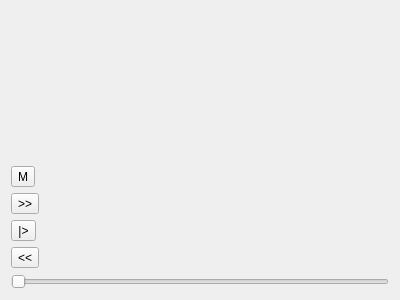
<?xml version="1.0" encoding="UTF-8"?>
<ui version="4.0">
 <class>PlayerWidget</class>
 <widget class="QWidget" name="PlayerWidget">
  <property name="geometry">
   <rect>
    <x>0</x>
    <y>0</y>
    <width>400</width>
    <height>300</height>
   </rect>
  </property>
  <property name="windowTitle">
   <string>Form</string>
  </property>
  <layout class="QVBoxLayout" name="verticalLayout">
   <item>
    <widget class="PlayerControls" name="controls" native="true"/>
   </item>
   <item>
    <widget class="QToolButton" name="muteButton">
     <property name="text">
      <string>M</string>
     </property>
    </widget>
   </item>
   <item>
    <widget class="QToolButton" name="nextButton">
     <property name="text">
      <string>&gt;&gt;</string>
     </property>
    </widget>
   </item>
   <item>
    <widget class="QToolButton" name="playButton">
     <property name="text">
      <string>|&gt;</string>
     </property>
    </widget>
   </item>
   <item>
    <widget class="QToolButton" name="prevButton">
     <property name="text">
      <string>&lt;&lt;</string>
     </property>
    </widget>
   </item>
   <item>
    <widget class="QSlider" name="horizontalSlider">
     <property name="orientation">
      <enum>Qt::Horizontal</enum>
     </property>
    </widget>
   </item>
  </layout>
 </widget>
 <customwidgets>
  <customwidget>
   <class>PlayerControls</class>
   <extends>QWidget</extends>
   <header>playercontrols.h</header>
   <container>1</container>
  </customwidget>
 </customwidgets>
 <resources/>
 <connections/>
</ui>
